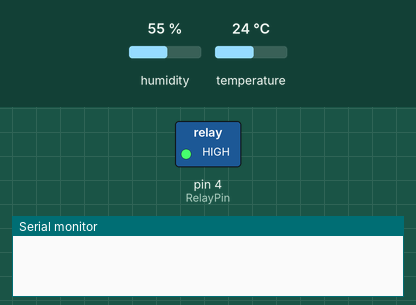
Simulated run of this sketch. Board: Arduino Uno, built with avr-gcc and run on an emulated ATmega328P. Parts: switched loads named in the sketch (green lamp = pin HIGH), the last lines printed to the serial monitor. The inputs (shaded band) are chosen by the test bench; at power-on: humidity 55 %, temperature 24 °C.

Above: at 0.1 s.
At 12.1 s:
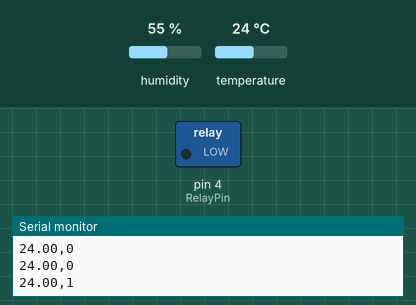
Timing chart, 0 to 13.6 s (numbered marks = the images above):
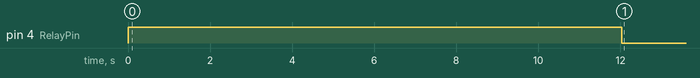

The sketch:

fopdt.ino
```cpp
//First-Order-Plus-Time-Delay model
#include "DHT.h"

#define DHTPIN 5   //D1
//#define DHTTYPE DHT11   // DHT 11
#define DHTTYPE DHT22   // DHT 22  (AM2302), AM2321
//#define DHTTYPE DHT21   // DHT 21 (AM2301)
int RelayPin = 4; //D2
int RelayStatus=0;
float targetTemp = 32;
int i=0;
DHT dht(DHTPIN, DHTTYPE);

void setup() {
  Serial.begin(9600);
  //Serial.println(F("DHTxx test!"));
  pinMode(RelayPin, OUTPUT);
  digitalWrite(RelayPin,HIGH);
  dht.begin();
}

void loop() {
  // Wait a few seconds between measurements.
  delay(1000);
  float t = dht.readTemperature();
  if (isnan(t)) {
    Serial.println(F("Failed to read from DHT sensor!"));
    return;
  }
  if(i>10){
  digitalWrite(RelayPin,LOW);
  RelayStatus=1;
  }
  Serial.print(t);
  Serial.print(",");
  Serial.println(RelayStatus);
  i++;
}
```

Measured:
- by itself, pin 4 (RelayPin): HIGH → LOW at 12.0 s
